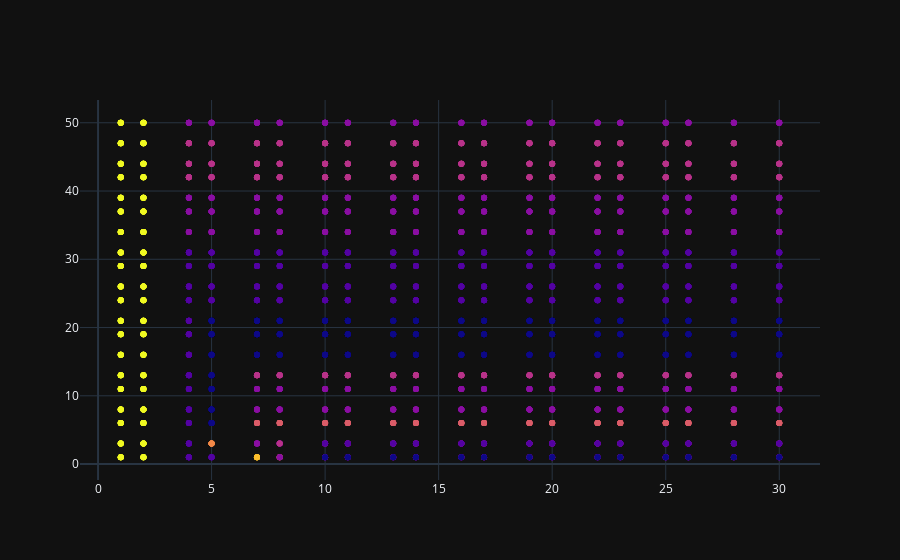

Write notebook code for a chart like this one.
### Markdown cell above
## Visualizations

### Code cell
s = search.samples

go.Figure(
    go.Scatter(
        x=s["max_depth"],
        y=s["min_samples_leaf"],
        marker_color=(s["score"]),
        mode="markers",
    )
)

### Figure 1 — Plotly figure (JSON) as saved in the notebook; plotly's stock layout.template omitted (floating-point values rounded to 4 significant figures; data arrays with more than 128 entries replaced by an {"elided": "..."} marker saying what was removed)
{"data": [{"marker": {"color": {"elided": "2800 float values"}}, "mode": "markers", "type": "scatter", "x": {"elided": "2800 int values"}, "y": {"elided": "2800 int values"}}], "layout": {}}
